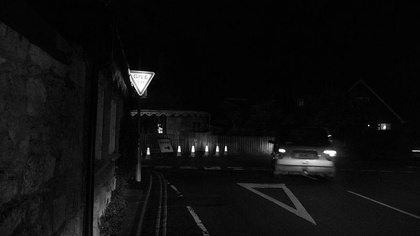
%> input picture Part A/input/dark_road_1.jpg, 420 x 236 px, shrunk from 800 x 450 before the run
$ octave applyLocalHistogramEQ.m   (GNU Octave 9; MATLAB toolbox functions it lacks are replaced by stand-ins)
%> lines starting %> are read from the running program, lines starting %| are printed output that depends on the picture
### Part A/code/local_histeq.m
% X -> input image
% k -> size of kernel(k x k)
function y = local_histeq(X,k)

% Get dimensions of input image
[xdim,ydim] = size(X);

% expand borders (mirrored)
exp_size = floor(k/2);
X = expand_bord(X, exp_size);

tar = ceil(k/2);
window = zeros(k,k);
y = zeros(xdim,ydim);
for i = 1 : xdim
    for j = 1 : ydim
        window = X(i:i+k-1, j:j+k-1);

        % calcualte cdf
        hist = my_hist(window);
        pdf = hist / (k * k);

        len = length(pdf);
        for z = 2 : len
            pdf(z,1) = pdf(z-1,1) + pdf(z,1);
        end

        y(i,j) = floor((pdf(window(tar,tar) + 1)) * 255);
    end
end

end

### Part A/code/expand_bord.m
% X -> input image
% k -> number of pixels to be expanded on each side
function y = expand_bord(X,k)

% Get dimensions of input image
[x,y] = size(X);

y = [ fliplr(X(:,1:k)) X fliplr(X(:,y-k+1:y))];
y = [ flipud(y(1:k,:)) ; y ; flipud(y(x-k+1:x,:))];

end

### Part A/code/applyLocalHistogramEQ.m
% Read images
I1 = imread('../input/dark_road_1.jpg');
%> I1 is the input picture: size 236x420 uint8; min 0, max 255, mean 14.6
I2 = imread('../input/dark_road_2.jpg');
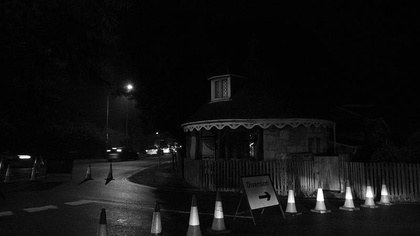
%> input picture Part A/input/dark_road_2.jpg, 420 x 236 px, shrunk from 800 x 450 before the run
%> I2 is the input picture: size 236x420 uint8; min 0, max 255, mean 16.8
I3 = imread('../input/dark_road_3.jpg');
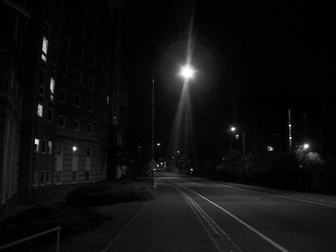
%> input picture Part A/input/dark_road_3.jpg, 336 x 252 px, shrunk from 640 x 480 before the run
%> I3 is the input picture: size 252x336 uint8; min 0, max 255, mean 15.2

I1 = double(I1);
%> I1: size 236x420 double
I2 = double(I2);
%> I2: size 236x420 double
I3 = double(I3);
%> I3: size 252x336 double

% apply local histogram equalization
k = 50;   % window size

I1_eq = local_histeq(I1,k);
%> in expand_bord, `y = [ fliplr(X(:,1:k)) X fliplr(X(:,y-k+1:y))];`:
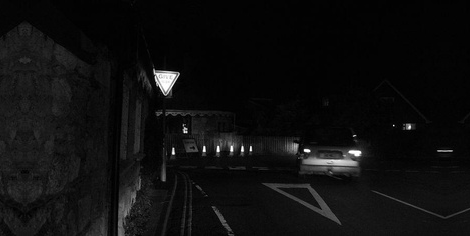
%> y: size 236x470 double; min 0, max 255, mean 14.7
%> in expand_bord, `y = [ flipud(y(1:k,:)) ; y ; flipud(y(x-k+1:x,:))];`:
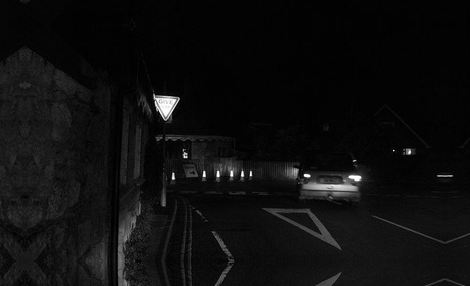
%> y: size 286x470 double; min 0, max 255, mean 14.2
%> (the run ends here)
